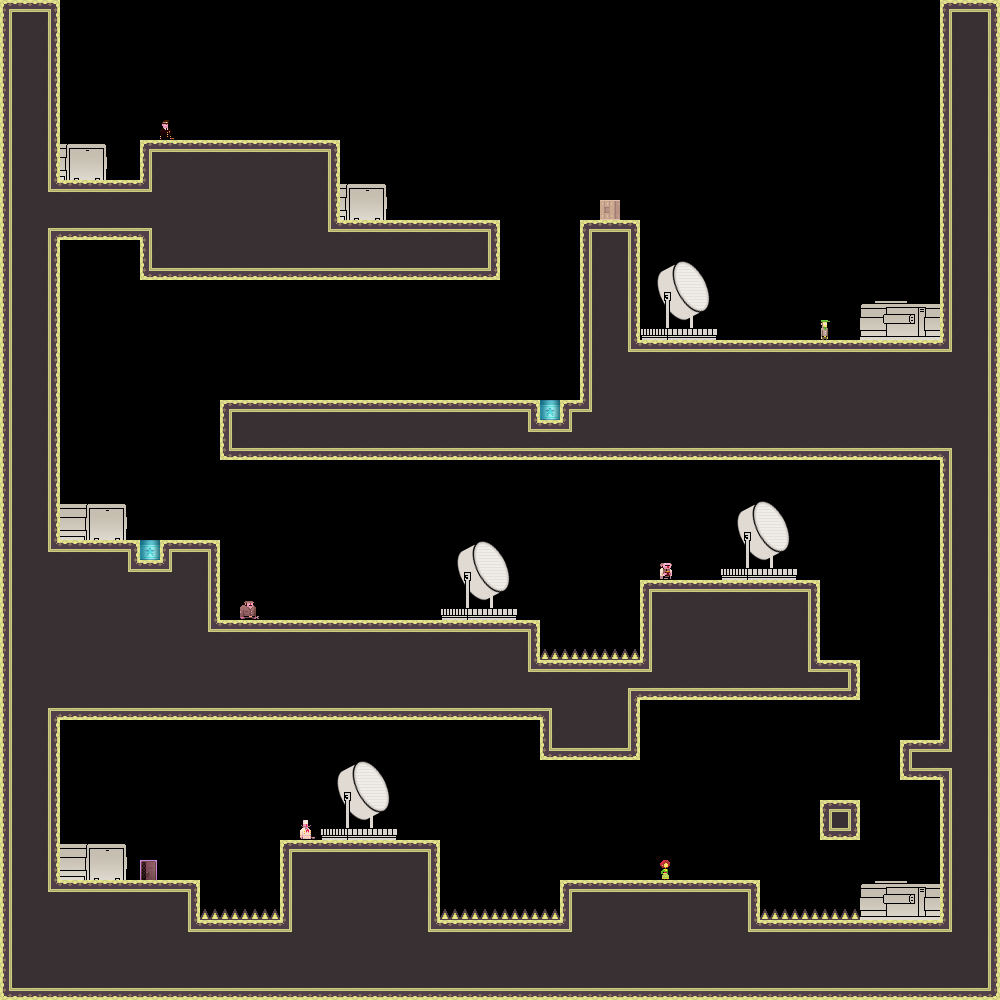

The image is a tile-based game level rendered from a .tmx file. Its description and source (layers, tilesets, objects; grid data summarised) follow:
An orthogonal 50x50 tile map with 20x20 px tiles, 1 tile layer (bg) and 2 objects.

<map version="1.0" orientation="orthogonal" width="50" height="50" tilewidth="20" tileheight="20">
 <tileset firstgid="1" name="tiles_military" tilewidth="20" tileheight="20">
  <image source="../../../../../XNAModeContent/Lemonade/tiles_military.png" width="400" height="400" />
  <terraintypes>
   <terrain name="solid" tile="151" />
   <terrain name="hollow" tile="94" />
  </terraintypes>
  <tile id="8" terrain=",,,1" />
  <tile id="9" terrain=",,1,1" />
  <tile id="10" terrain=",,1,1" />
  <tile id="11" terrain=",,1,1" />
  <tile id="12" terrain=",,1,1" />
  <tile id="13" terrain=",,1,1" />
  <tile id="14" terrain=",,1," />
  <tile id="15" terrain="1,1,1," />
  <tile id="16" terrain="1,1,,1" />
  <tile id="28" terrain=",1,,1" />
  <tile id="34" terrain="1,,1," />
  <tile id="35" terrain="1,,1,1" />
  <tile id="36" terrain=",1,1,1" />
  <tile id="48" terrain=",1,,1" />
  <tile id="54" terrain="1,,1," />
  <tile id="68" terrain=",1,,1" />
  <tile id="74" terrain="1,,1," />
  <tile id="88" terrain=",1,,1" />
  <tile id="94" terrain="1,,1," />
  <tile id="108" terrain=",1,,1" />
  <tile id="114" terrain="1,,1," />
  <tile id="128" terrain=",1,," />
  <tile id="129" terrain="1,1,," />
  <tile id="130" terrain="1,1,," />
  <tile id="131" terrain="1,1,," />
  <tile id="132" terrain="1,1,," />
  <tile id="133" terrain="1,1,," />
  <tile id="134" terrain="1,,," />
  <tile id="148" terrain=",,,0" />
  <tile id="149" terrain=",,0,0" />
  <tile id="150" terrain=",,0," />
  <tile id="151" terrain="0,0,0," />
  <tile id="152" terrain="0,0,," />
  <tile id="153" terrain="0,0,,0" />
  <tile id="168" terrain=",0,,0" />
  <tile id="170" terrain="0,,0," />
  <tile id="171" terrain="0,,0," />
  <tile id="173" terrain=",0,,0" />
  <tile id="188" terrain=",0,," />
  <tile id="189" terrain="0,0,," />
  <tile id="190" terrain="0,,," />
  <tile id="191" terrain="0,,0,0" />
  <tile id="192" terrain=",,0,0" />
  <tile id="193" terrain=",0,0,0" />
  <tile id="194" terrain="0,0,0,0" />
  <tile id="195" terrain="1,1,1,1" />
  <tile id="356">
   <properties>
    <property name="LargeCrate" value="" />
   </properties>
  </tile>
  <tile id="380">
   <properties>
    <property name="Andre" value="" />
   </properties>
  </tile>
  <tile id="381">
   <properties>
    <property name="Liselot" value="" />
   </properties>
  </tile>
  <tile id="382">
   <properties>
    <property name="Amsterdaam" value="" />
   </properties>
  </tile>
  <tile id="383">
   <properties>
    <property name="Worker" value="" />
   </properties>
  </tile>
  <tile id="384">
   <properties>
    <property name="Inspector" value="" />
   </properties>
  </tile>
  <tile id="385">
   <properties>
    <property name="Chef" value="" />
   </properties>
  </tile>
  <tile id="386">
   <properties>
    <property name="Exit" value="" />
   </properties>
  </tile>
  <tile id="387">
   <properties>
    <property name="Trampoline" value="" />
   </properties>
  </tile>
  <tile id="388">
   <properties>
    <property name="SmallCrate" value="" />
   </properties>
  </tile>
  <tile id="389">
   <properties>
    <property name="SugarBag" value="" />
   </properties>
  </tile>
 </tileset>
 <layer name="bg" width="50" height="50">
  <data>[2500 cells, 1257 non-empty, 89 distinct tile ids]</data>
 </layer>
 <objectgroup name="boxes" width="50" height="50">
  <object x="100" y="260">
   <polyline points="0,0 0,220" />
  </object>
  <object x="860" y="580">
   <polyline points="0,0 0,40 40,40 40,140 -200,140 -200,180" />
  </object>
 </objectgroup>
</map>
